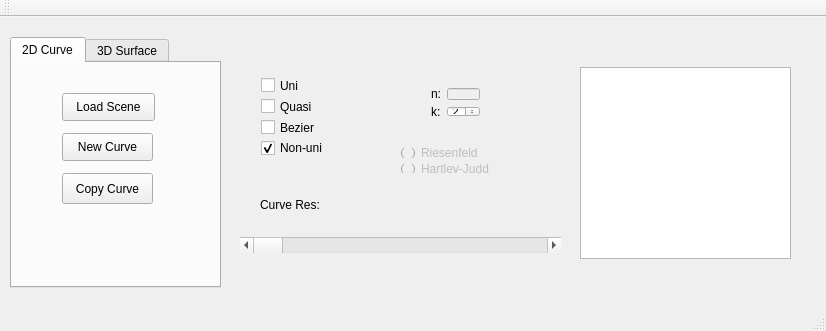
<?xml version="1.0" encoding="UTF-8"?>
<ui version="4.0">
 <class>bsplineuiClass</class>
 <widget class="QMainWindow" name="bsplineuiClass">
  <property name="geometry">
   <rect>
    <x>0</x>
    <y>0</y>
    <width>826</width>
    <height>331</height>
   </rect>
  </property>
  <property name="windowTitle">
   <string>bspline visualization</string>
  </property>
  <property name="windowIcon">
   <iconset>
    <normaloff>C:/Users/lenovo/.designer/backup/icon.png</normaloff>C:/Users/lenovo/.designer/backup/icon.png</iconset>
  </property>
  <widget class="QWidget" name="centralWidget">
   <widget class="QLabel" name="lblCurveRes">
    <property name="geometry">
     <rect>
      <x>360</x>
      <y>180</y>
      <width>72</width>
      <height>16</height>
     </rect>
    </property>
    <property name="text">
     <string/>
    </property>
   </widget>
   <widget class="QTabWidget" name="tabWidget">
    <property name="geometry">
     <rect>
      <x>10</x>
      <y>20</y>
      <width>211</width>
      <height>251</height>
     </rect>
    </property>
    <property name="currentIndex">
     <number>0</number>
    </property>
    <widget class="QWidget" name="tab">
     <attribute name="title">
      <string>2D Curve</string>
     </attribute>
     <widget class="QPushButton" name="btnNewCurveFromExistence">
      <property name="geometry">
       <rect>
        <x>50</x>
        <y>110</y>
        <width>91</width>
        <height>31</height>
       </rect>
      </property>
      <property name="text">
       <string>Copy Curve</string>
      </property>
     </widget>
     <widget class="QPushButton" name="btnNewCurve">
      <property name="geometry">
       <rect>
        <x>50</x>
        <y>70</y>
        <width>91</width>
        <height>28</height>
       </rect>
      </property>
      <property name="text">
       <string>New Curve</string>
      </property>
     </widget>
     <widget class="QPushButton" name="btnLoadScene2D">
      <property name="geometry">
       <rect>
        <x>50</x>
        <y>30</y>
        <width>93</width>
        <height>28</height>
       </rect>
      </property>
      <property name="text">
       <string>Load Scene</string>
      </property>
     </widget>
    </widget>
    <widget class="QWidget" name="tab_2">
     <attribute name="title">
      <string>3D Surface</string>
     </attribute>
     <widget class="QPushButton" name="btnLoadScene3D">
      <property name="geometry">
       <rect>
        <x>50</x>
        <y>30</y>
        <width>93</width>
        <height>28</height>
       </rect>
      </property>
      <property name="text">
       <string>Load Scene</string>
      </property>
     </widget>
     <widget class="QPushButton" name="btnCreateSurface">
      <property name="geometry">
       <rect>
        <x>50</x>
        <y>130</y>
        <width>121</width>
        <height>28</height>
       </rect>
      </property>
      <property name="text">
       <string>Create Surface</string>
      </property>
     </widget>
     <widget class="QPushButton" name="btnSetUV">
      <property name="geometry">
       <rect>
        <x>50</x>
        <y>80</y>
        <width>121</width>
        <height>28</height>
       </rect>
      </property>
      <property name="text">
       <string>SetU/V</string>
      </property>
     </widget>
     <widget class="QLabel" name="label_4">
      <property name="geometry">
       <rect>
        <x>20</x>
        <y>190</y>
        <width>71</width>
        <height>21</height>
       </rect>
      </property>
      <property name="text">
       <string>num of u:</string>
      </property>
     </widget>
     <widget class="QSpinBox" name="spbxSurfaceNumU">
      <property name="geometry">
       <rect>
        <x>110</x>
        <y>190</y>
        <width>46</width>
        <height>21</height>
       </rect>
      </property>
      <property name="minimum">
       <number>1</number>
      </property>
      <property name="maximum">
       <number>15</number>
      </property>
      <property name="value">
       <number>3</number>
      </property>
     </widget>
    </widget>
   </widget>
   <widget class="QWidget" name="layoutWidget">
    <property name="geometry">
     <rect>
      <x>250</x>
      <y>50</y>
      <width>93</width>
      <height>99</height>
     </rect>
    </property>
    <layout class="QVBoxLayout" name="verticalLayout">
     <item>
      <widget class="QCheckBox" name="cbxUnibspl">
       <property name="text">
        <string>Uni</string>
       </property>
      </widget>
     </item>
     <item>
      <widget class="QCheckBox" name="cbxQuasibspl">
       <property name="text">
        <string>Quasi</string>
       </property>
      </widget>
     </item>
     <item>
      <widget class="QCheckBox" name="cbxBezierbspl">
       <property name="text">
        <string>Bezier</string>
       </property>
      </widget>
     </item>
     <item>
      <widget class="QCheckBox" name="cbxNunibspl">
       <property name="text">
        <string>Non-uni</string>
       </property>
       <property name="checked">
        <bool>true</bool>
       </property>
      </widget>
     </item>
    </layout>
   </widget>
   <widget class="QWidget" name="layoutWidget">
    <property name="geometry">
     <rect>
      <x>420</x>
      <y>60</y>
      <width>71</width>
      <height>51</height>
     </rect>
    </property>
    <layout class="QGridLayout" name="gridLayout">
     <item row="0" column="0">
      <widget class="QLabel" name="label">
       <property name="text">
        <string>n:</string>
       </property>
      </widget>
     </item>
     <item row="0" column="1">
      <widget class="QLineEdit" name="lineEdit">
       <property name="enabled">
        <bool>false</bool>
       </property>
      </widget>
     </item>
     <item row="1" column="0">
      <widget class="QLabel" name="label_2">
       <property name="text">
        <string>k:</string>
       </property>
      </widget>
     </item>
     <item row="1" column="1">
      <widget class="QSpinBox" name="spbxCurveK">
       <property name="minimum">
        <number>1</number>
       </property>
       <property name="maximum">
        <number>15</number>
       </property>
       <property name="value">
        <number>2</number>
       </property>
      </widget>
     </item>
    </layout>
   </widget>
   <widget class="QWidget" name="layoutWidget">
    <property name="geometry">
     <rect>
      <x>390</x>
      <y>120</y>
      <width>125</width>
      <height>47</height>
     </rect>
    </property>
    <layout class="QVBoxLayout" name="verticalLayout_2">
     <item>
      <widget class="QRadioButton" name="rbtRiesenfeld">
       <property name="enabled">
        <bool>false</bool>
       </property>
       <property name="text">
        <string>Riesenfeld</string>
       </property>
       <property name="checkable">
        <bool>true</bool>
       </property>
      </widget>
     </item>
     <item>
      <widget class="QRadioButton" name="rbtHartleyJudd">
       <property name="enabled">
        <bool>false</bool>
       </property>
       <property name="text">
        <string>Hartley-Judd</string>
       </property>
      </widget>
     </item>
    </layout>
   </widget>
   <widget class="QScrollBar" name="curveRes">
    <property name="geometry">
     <rect>
      <x>240</x>
      <y>220</y>
      <width>321</width>
      <height>16</height>
     </rect>
    </property>
    <property name="minimum">
     <number>3</number>
    </property>
    <property name="maximum">
     <number>50</number>
    </property>
    <property name="pageStep">
     <number>5</number>
    </property>
    <property name="sliderPosition">
     <number>3</number>
    </property>
    <property name="orientation">
     <enum>Qt::Horizontal</enum>
    </property>
    <property name="invertedAppearance">
     <bool>false</bool>
    </property>
    <property name="invertedControls">
     <bool>true</bool>
    </property>
   </widget>
   <widget class="QLabel" name="label_3">
    <property name="geometry">
     <rect>
      <x>260</x>
      <y>180</y>
      <width>82</width>
      <height>16</height>
     </rect>
    </property>
    <property name="text">
     <string>Curve Res: </string>
    </property>
   </widget>
   <widget class="QListWidget" name="lstCurves">
    <property name="geometry">
     <rect>
      <x>580</x>
      <y>50</y>
      <width>211</width>
      <height>192</height>
     </rect>
    </property>
   </widget>
   <zorder>tabWidget</zorder>
   <zorder>lblCurveRes</zorder>
   <zorder>layoutWidget</zorder>
   <zorder>layoutWidget</zorder>
   <zorder>layoutWidget</zorder>
   <zorder>curveRes</zorder>
   <zorder>label_3</zorder>
   <zorder>lstCurves</zorder>
  </widget>
  <widget class="QMenuBar" name="menuBar">
   <property name="geometry">
    <rect>
     <x>0</x>
     <y>0</y>
     <width>826</width>
     <height>26</height>
    </rect>
   </property>
  </widget>
  <widget class="QToolBar" name="mainToolBar">
   <attribute name="toolBarArea">
    <enum>TopToolBarArea</enum>
   </attribute>
   <attribute name="toolBarBreak">
    <bool>false</bool>
   </attribute>
  </widget>
  <widget class="QStatusBar" name="statusBar"/>
 </widget>
 <layoutdefault spacing="6" margin="11"/>
 <resources>
  <include location="bsplineui.qrc"/>
 </resources>
 <connections>
  <connection>
   <sender>btnLoadScene2D</sender>
   <signal>clicked()</signal>
   <receiver>bsplineuiClass</receiver>
   <slot>loadGlWindow()</slot>
   <hints>
    <hint type="sourcelabel">
     <x>98</x>
     <y>130</y>
    </hint>
    <hint type="destinationlabel">
     <x>32</x>
     <y>158</y>
    </hint>
   </hints>
  </connection>
  <connection>
   <sender>btnNewCurve</sender>
   <signal>clicked()</signal>
   <receiver>bsplineuiClass</receiver>
   <slot>createCurve()</slot>
   <hints>
    <hint type="sourcelabel">
     <x>91</x>
     <y>155</y>
    </hint>
    <hint type="destinationlabel">
     <x>98</x>
     <y>150</y>
    </hint>
   </hints>
  </connection>
  <connection>
   <sender>cbxUnibspl</sender>
   <signal>clicked()</signal>
   <receiver>bsplineuiClass</receiver>
   <slot>on_cbxUnibspl_clicked()</slot>
   <hints>
    <hint type="sourcelabel">
     <x>265</x>
     <y>100</y>
    </hint>
    <hint type="destinationlabel">
     <x>182</x>
     <y>177</y>
    </hint>
   </hints>
  </connection>
  <connection>
   <sender>cbxQuasibspl</sender>
   <signal>clicked()</signal>
   <receiver>bsplineuiClass</receiver>
   <slot>on_cbxQuasibspl_clicked()</slot>
   <hints>
    <hint type="sourcelabel">
     <x>300</x>
     <y>128</y>
    </hint>
    <hint type="destinationlabel">
     <x>223</x>
     <y>196</y>
    </hint>
   </hints>
  </connection>
  <connection>
   <sender>cbxBezierbspl</sender>
   <signal>clicked()</signal>
   <receiver>bsplineuiClass</receiver>
   <slot>on_cbxBezierbspl_clicked()</slot>
   <hints>
    <hint type="sourcelabel">
     <x>324</x>
     <y>160</y>
    </hint>
    <hint type="destinationlabel">
     <x>192</x>
     <y>235</y>
    </hint>
   </hints>
  </connection>
  <connection>
   <sender>cbxNunibspl</sender>
   <signal>clicked()</signal>
   <receiver>bsplineuiClass</receiver>
   <slot>on_cbxNunibspl_clicked()</slot>
   <hints>
    <hint type="sourcelabel">
     <x>312</x>
     <y>182</y>
    </hint>
    <hint type="destinationlabel">
     <x>279</x>
     <y>245</y>
    </hint>
   </hints>
  </connection>
  <connection>
   <sender>lstCurves</sender>
   <signal>currentItemChanged(QListWidgetItem*,QListWidgetItem*)</signal>
   <receiver>bsplineuiClass</receiver>
   <slot>changeInsertFocus()</slot>
   <hints>
    <hint type="sourcelabel">
     <x>587</x>
     <y>185</y>
    </hint>
    <hint type="destinationlabel">
     <x>729</x>
     <y>208</y>
    </hint>
   </hints>
  </connection>
  <connection>
   <sender>curveRes</sender>
   <signal>valueChanged(int)</signal>
   <receiver>bsplineuiClass</receiver>
   <slot>curveRes_valuechanged(int)</slot>
   <hints>
    <hint type="sourcelabel">
     <x>322</x>
     <y>274</y>
    </hint>
    <hint type="destinationlabel">
     <x>181</x>
     <y>270</y>
    </hint>
   </hints>
  </connection>
  <connection>
   <sender>rbtRiesenfeld</sender>
   <signal>clicked()</signal>
   <receiver>bsplineuiClass</receiver>
   <slot>changeParametricMethod()</slot>
   <hints>
    <hint type="sourcelabel">
     <x>459</x>
     <y>169</y>
    </hint>
    <hint type="destinationlabel">
     <x>444</x>
     <y>272</y>
    </hint>
   </hints>
  </connection>
  <connection>
   <sender>btnNewCurveFromExistence</sender>
   <signal>clicked()</signal>
   <receiver>bsplineuiClass</receiver>
   <slot>copyCurve()</slot>
   <hints>
    <hint type="sourcelabel">
     <x>69</x>
     <y>199</y>
    </hint>
    <hint type="destinationlabel">
     <x>84</x>
     <y>268</y>
    </hint>
   </hints>
  </connection>
  <connection>
   <sender>btnLoadScene3D</sender>
   <signal>clicked()</signal>
   <receiver>bsplineuiClass</receiver>
   <slot>loadGlWindow3D()</slot>
   <hints>
    <hint type="sourcelabel">
     <x>71</x>
     <y>116</y>
    </hint>
    <hint type="destinationlabel">
     <x>746</x>
     <y>179</y>
    </hint>
   </hints>
  </connection>
  <connection>
   <sender>btnSetUV</sender>
   <signal>clicked()</signal>
   <receiver>bsplineuiClass</receiver>
   <slot>setUV()</slot>
   <hints>
    <hint type="sourcelabel">
     <x>158</x>
     <y>168</y>
    </hint>
    <hint type="destinationlabel">
     <x>273</x>
     <y>302</y>
    </hint>
   </hints>
  </connection>
  <connection>
   <sender>btnCreateSurface</sender>
   <signal>clicked()</signal>
   <receiver>bsplineuiClass</receiver>
   <slot>createSurface()</slot>
   <hints>
    <hint type="sourcelabel">
     <x>101</x>
     <y>223</y>
    </hint>
    <hint type="destinationlabel">
     <x>364</x>
     <y>303</y>
    </hint>
   </hints>
  </connection>
 </connections>
 <slots>
  <slot>loadGlWindow()</slot>
  <slot>changeParametricMethod()</slot>
  <slot>createCurve()</slot>
  <slot>on_cbxUnibspl_clicked()</slot>
  <slot>on_cbxQuasibspl_clicked()</slot>
  <slot>on_cbxBezierbspl_clicked()</slot>
  <slot>on_cbxNunibspl_clicked()</slot>
  <slot>changeInsertFocus()</slot>
  <slot>curveRes_valuechanged(int)</slot>
  <slot>copyCurve()</slot>
  <slot>loadGlWindow3D()</slot>
  <slot>setUV()</slot>
  <slot>createSurface()</slot>
 </slots>
</ui>
